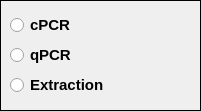
   <widget class="QGroupBox" name="gb_pcr">
    <property name="geometry">
     <rect>
      <x>1050</x>
      <y>80</y>
      <width>201</width>
      <height>111</height>
     </rect>
    </property>
    <property name="styleSheet">
     <string>border: 1px solid black;</string>
    </property>
    <property name="title">
     <string/>
    </property>
    <widget class="QRadioButton" name="r_c">
     <property name="geometry">
      <rect>
       <x>10</x>
       <y>10</y>
       <width>181</width>
       <height>30</height>
      </rect>
     </property>
     <property name="font">
      <font>
       <pointsize>11</pointsize>
       <bold>true</bold>
      </font>
     </property>
     <property name="styleSheet">
      <string>border: none;</string>
     </property>
     <property name="text">
      <string>cPCR</string>
     </property>
    </widget>
    <widget class="QRadioButton" name="r_q">
     <property name="geometry">
      <rect>
       <x>10</x>
       <y>40</y>
       <width>181</width>
       <height>30</height>
      </rect>
     </property>
     <property name="font">
      <font>
       <pointsize>11</pointsize>
       <bold>true</bold>
      </font>
     </property>
     <property name="styleSheet">
      <string>border: none;</string>
     </property>
     <property name="text">
      <string>qPCR</string>
     </property>
    </widget>
    <widget class="QRadioButton" name="r_e">
     <property name="geometry">
      <rect>
       <x>10</x>
       <y>70</y>
       <width>181</width>
       <height>30</height>
      </rect>
     </property>
     <property name="font">
      <font>
       <pointsize>11</pointsize>
       <bold>true</bold>
      </font>
     </property>
     <property name="styleSheet">
      <string>border: none;</string>
     </property>
     <property name="text">
      <string>Extraction</string>
     </property>
    </widget>
   </widget>
